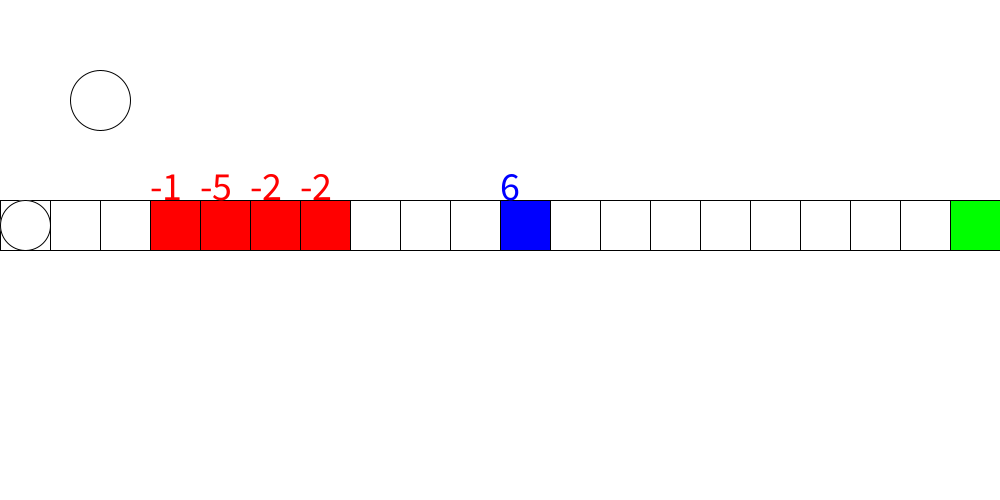
Frame 1 (no input)
Frame 60 (the mouse pressed at the canvas centre just before this capture): identical to frame 1, image omitted
Frame 120 (the mouse held since frame 60 and released just before this capture): identical to frame 1, image omitted

The Processing sketch that drew this single still picture (run headless with seeded random() and noise(); from frame 60 on, the mouse is pressed at the canvas centre):

// Processing sketch: advanced_Sugoroku
// ── advanced_Sugoroku.pde
//advanced_Sugoroku
//simulate sugoroku
//2022/06/13
//1-4-45 Taiyu Honma
int[] masu = new int[20];

int progress = 0;
void setup()
{
  textSize(40);
  //ここでマップ作成
  masu[3] = -1;
  masu[4] = -5;
  masu[5] = -2;
  masu[6] = -2;
  masu[10] = 6;
  size(1000,500);
}


void draw()
{
  background(255);
  ellipse(100,100,60,60);
  for(int i= 0;i<20;i++){
    if(i==19){
      fill(0,255,0);
    }else{
      fill(255,255,255);
      if(masu[i] < 0){
        
        fill(255,0,0);
      }
      if(masu[i] > 0){
        fill(0,0,255);
      }
    
    }
    rect(i*50,200,50,50);
    if(masu[i] != 0){
    text(masu[i],i*50,200);
    }
    fill(255,255,255);

  }
  ellipse(progress*50+25,225,50,50);
}

void mousePressed(){
  if(dist(100,100,mouseX,mouseY) < 30){
    if(progress >= 19){
      return ;
    }
    int me = (int)random(1,7);
    println(me+"の目が出ました");
    progress= min(progress+me,19);
    if(progress >= 19){
      println("Finish");
    }else{
      //戻り/進みの連鎖用
      while(progress >= 0 && progress < 20 && masu[progress] != 0){
        println(masu[progress]+"マス進みます");
        progress += masu[progress];
        
        if(progress < 0){
          progress = 0;
        }
      }
    }
    
   }
    
}
